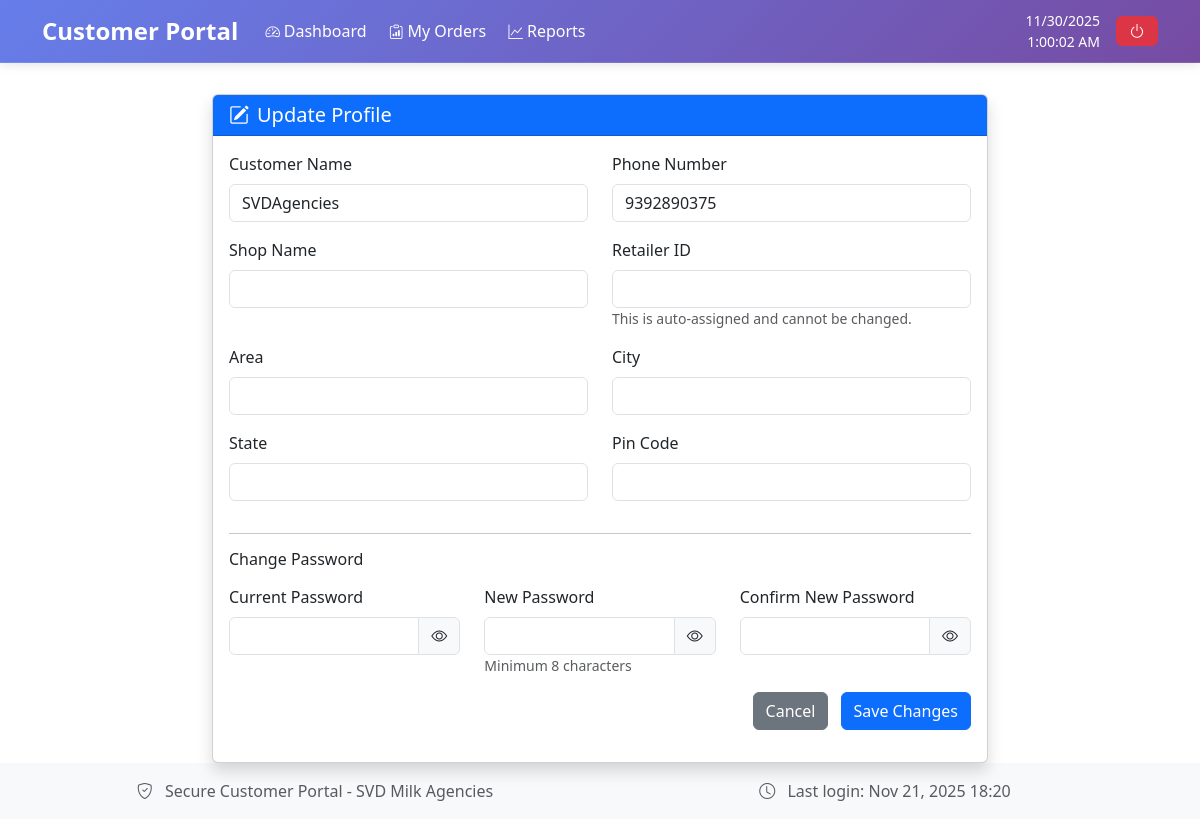
Before: /customer/update-profile/ (signed in) with the older database file.
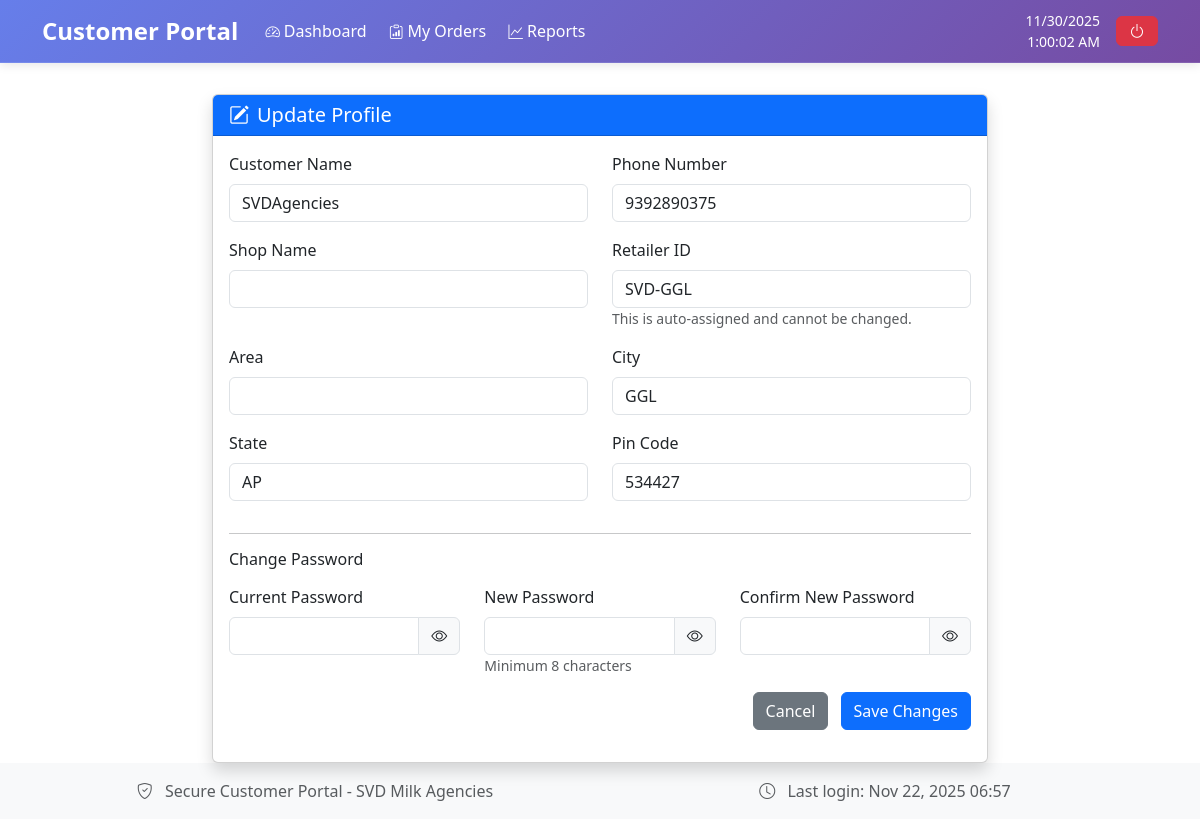
After: the same page with the newer database file.
### milk_agency/models.py (models this page shows, shortened)
class Customer(AbstractBaseUser, PermissionsMixin):
    phone = models.CharField(max_length=20, unique=True, help_text="Phone number for login")
    name = models.CharField(max_length=255)
    shop_name = models.CharField(max_length=255, blank=True, help_text="Name of the customer's shop")
    retailer_id = models.CharField(max_length=100, blank=True, help_text="Unique identifier for the retailer")
    flat_number = models.CharField(max_length=255, blank=True)
    area = models.CharField(max_length=255, blank=True)
    pin_code = models.CharField(max_length=10, blank=True)
    city = models.CharField(max_length=100, blank=True)
    state = models.CharField(max_length=100, blank=True)
    due = models.DecimalField(max_digits=12, decimal_places=2, default=0, help_text="Customer's current balance")
    is_commissioned = models.BooleanField(default=False, help_text="Whether this customer is eligible for commission calculation")
    frozen = models.BooleanField(default=False)
    last_login = models.DateTimeField(blank=True, null=True)
    is_active = models.BooleanField(default=True)
    is_staff = models.BooleanField(default=False)  # Needed to access admin site
    objects = CustomerManager()
    USERNAME_FIELD = "phone"
    REQUIRED_FIELDS = ["name"]
    groups = models.ManyToManyField(
        'auth.Group',
        related_name='customer_groups',
        blank=True,
        help_text='The groups this customer belongs to.',
        verbose_name='groups',
    )
    user_permissions = models.ManyToManyField(
        'auth.Permission',
        related_name='customer_permissions',
        blank=True,
        help_text='Specific permissions for this customer.',
        verbose_name='user permissions',
    )
    class Meta:
        ordering = ["name"]

### customer_portal/views.py (the view)
# urls.py: path('update-profile/', views.update_profile, name='update_profile'),
@never_cache
@login_required
def update_profile(request):
    if request.method == 'POST':
        customer = request.user  # Assuming user is Customer instance
        customer.name = request.POST.get('name', customer.name)
        customer.phone = request.POST.get('phone', customer.phone)
        customer.shop_name = request.POST.get('shop_name', customer.shop_name)
        customer.area = request.POST.get('area', customer.area)
        customer.city = request.POST.get('city', customer.city)
        customer.state = request.POST.get('state', customer.state)
        customer.pin_code = request.POST.get('pin_code', customer.pin_code)
        customer.save()
        new_password = request.POST.get('new_password')
        if new_password:
            current_password = request.POST.get('current_password')
            confirm_password = request.POST.get('confirm_password')
            if not customer.check_password(current_password):
                messages.error(request, 'Current password is incorrect.')
                return redirect('customer_portal:update_profile')
            if new_password != confirm_password:
                messages.error(request, "New passwords don't match.")
                return redirect('customer_portal:update_profile')
            if len(new_password) < 8:
                messages.error(request, 'New password must be at least 8 characters.')
                return redirect('customer_portal:update_profile')
            customer.set_password(new_password)
            customer.save()
            messages.success(request, 'Password updated successfully!')
        messages.success(request, 'Profile updated successfully!')
        return redirect('customer_portal:home')
    else:
        customer = request.user
        context = {
            'customer': customer,
        }
        return render(request, 'customer_portal/update_profile.html', context)

### customer_portal/authentication.py (called while the page is built)
    def get_user(self, user_id):
        try:
            return Customer.objects.get(pk=user_id)
        except Customer.DoesNotExist:
            return None

### templates/customer_portal/update_profile.html (shortened to what the changed rows need)
﻿{% extends 'customer_portal/base.html' %}
{% load static %}
{% block content %}
<div class="container-fluid" style="margin-top: 70px;">
    <div class="row justify-content-center">
        <div class="col-lg-8 col-md-10">
            <div class="card shadow">
                <div class="card-body">
                    <form method="post">
                        <div class="row">
                            <div class="col-md-6 mb-3">
                                <label for="name" class="form-label">Customer Name</label>
                                <input type="text" class="form-control" id="name" name="name" value="{{ customer.name }}" required>
                            </div>
                            <div class="col-md-6 mb-3">
                                <label for="phone" class="form-label">Phone Number</label>
                                <input type="tel" class="form-control" id="phone" name="phone" value="{{ customer.phone }}" required>
                            </div>
                        </div>
                        <div class="row">
                            <div class="col-md-6 mb-3">
                                <label for="retailer_id" class="form-label">Retailer ID</label>
                                <input type="text" class="form-control" id="retailer_id" name="retailer_id" value="{{ customer.retailer_id|default:'' }}" readonly>
                                <small class="text-muted">This is auto-assigned and cannot be changed.</small>
                            </div>
                        </div>
                        <div class="row">
                            <div class="col-md-6 mb-3">
                                <label for="city" class="form-label">City</label>
                                <input type="text" class="form-control" id="city" name="city" value="{{ customer.city|default:'' }}">
                            </div>
                        </div>
                        <div class="row">
                            <div class="col-md-6 mb-3">
                                <label for="state" class="form-label">State</label>
                                <input type="text" class="form-control" id="state" name="state" value="{{ customer.state|default:'' }}">
                            </div>
                            <div class="col-md-6 mb-3">
                                <label for="pin_code" class="form-label">Pin Code</label>
                                <input type="text" class="form-control" id="pin_code" name="pin_code" value="{{ customer.pin_code|default:'' }}" pattern="\d{6}" title="Pin code must be 6 digits">
                            </div>
                        </div>
                    </form>
                </div>
            </div>
        </div>
    </div>
</div>
{% endblock %}

### templates/customer_portal/base.html (shortened to what this page needs)
﻿{% load static %}
<!DOCTYPE html>
<html lang="en">
<head>
    <link href="https://cdn.jsdelivr.net/npm/bootstrap@5.3.0/dist/css/bootstrap.min.css" rel="stylesheet">
    <link rel="stylesheet" href="https://cdn.jsdelivr.net/npm/bootstrap-icons@1.10.5/font/bootstrap-icons.css">
</head>
<body>
    <nav class="navbar navbar-expand-lg fixed-top custom-navbar py-2">
        <div class="container">
            <a class="navbar-brand text-white fw-bold" href="{% url 'customer_portal:home' %}">
                Customer Portal
            </a>
            <div class="collapse navbar-collapse" id="customerNavbarNav">
                <ul class="navbar-nav me-auto">
                    {% block nav_links %}
                    <li class="nav-item">
                        <a class="nav-link text-white custom-nav-link" href="{% url 'customer_portal:home' %}">
                            <i class="bi bi-speedometer2 me-1"></i>Dashboard
                        </a>
                    </li>
                    <li class="nav-item">
                        <a class="nav-link text-white custom-nav-link" href="{% url 'customer_portal:customer_orders_dashboard' %}">
                            <i class="bi bi-clipboard-data me-1"></i>My Orders
                        </a>
                    </li>
                    <li class="nav-item">
                        <a class="nav-link text-white custom-nav-link" href="{% url 'customer_portal:reports_dashboard' %}">
                            <i class="bi bi-graph-up me-1"></i>Reports
                        </a>
                    </li>
                    {% endblock %}
                </ul>
            </div>
            <ul class="navbar-nav ms-auto d-flex align-items-center">
                <li class="nav-item me-3">
                    <div class="d-flex flex-column align-items-end text-white">
                        <small id="date" class="mb-0"></small>
                        <small id="time" class="mb-0"></small>
                    </div>
                </li>
                <li class="nav-item">
                    <button class="btn btn-danger" onclick="if(confirm('Are you sure you want to logout?')) { window.location.href='{% url 'customer_portal:logout' %}'; }">
                        <i class="bi bi-power"></i>
                    </button>
                </li>
            </ul>
        </div>
    </nav>
    {% block content %}
    {% endblock %}
    <footer class="footer bg-light mt-auto text-center">
        <div class="container py-3">
            <div class="row">
                <div class="col-md-6">
                    <p class="mb-0 text-muted">
                        <i class="bi bi-shield-check me-2"></i>
                        Secure Customer Portal - SVD Milk Agencies
                    </p>
                </div>
                <div class="col-md-6">
                    <p class="mb-0 text-muted">
                        <i class="bi bi-clock me-2"></i>
                        Last login: {% if user.last_login %}{{ user.last_login|date:"M d, Y H:i" }}{% else %}Never{% endif %}
                    </p>
                </div>
            </div>
        </div>
    </footer>
    <link rel="stylesheet" href="{% static 'css/customer_portal/base.css' %}">
</body>
</html>

Changed rows visible on the page:
changed Customer "SVDAgencies": retailer_id (not shown) → "SVD-GGL"; city (not shown) → "GGL"; state (not shown) → "AP"; pin_code (not shown) → "534427"; last_login "Nov 21, 2025 18:20" → "Nov 22, 2025 06:57"
